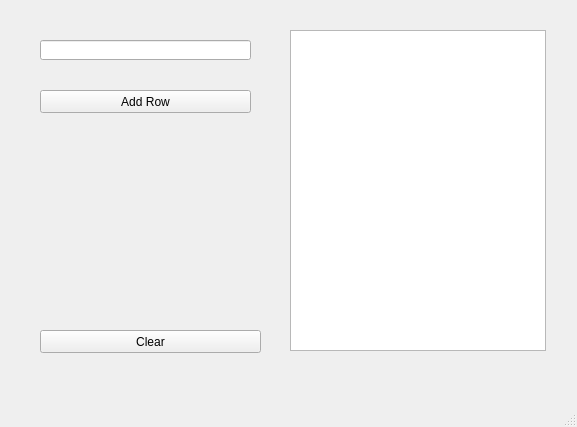
<?xml version="1.0" encoding="UTF-8"?>
<ui version="4.0">
 <class>ListaManager</class>
 <widget class="QMainWindow" name="ListaManager">
  <property name="geometry">
   <rect>
    <x>0</x>
    <y>0</y>
    <width>577</width>
    <height>427</height>
   </rect>
  </property>
  <property name="windowTitle">
   <string>MainWindow</string>
  </property>
  <widget class="QWidget" name="centralwidget">
   <widget class="QLineEdit" name="edit_add">
    <property name="geometry">
     <rect>
      <x>40</x>
      <y>40</y>
      <width>211</width>
      <height>20</height>
     </rect>
    </property>
   </widget>
   <widget class="QPushButton" name="pushButton">
    <property name="geometry">
     <rect>
      <x>40</x>
      <y>90</y>
      <width>211</width>
      <height>23</height>
     </rect>
    </property>
    <property name="text">
     <string>Add Row</string>
    </property>
   </widget>
   <widget class="QPushButton" name="Clear">
    <property name="geometry">
     <rect>
      <x>40</x>
      <y>330</y>
      <width>221</width>
      <height>23</height>
     </rect>
    </property>
    <property name="text">
     <string>Clear</string>
    </property>
   </widget>
   <widget class="QListWidget" name="listItems">
    <property name="geometry">
     <rect>
      <x>290</x>
      <y>30</y>
      <width>256</width>
      <height>321</height>
     </rect>
    </property>
   </widget>
  </widget>
  <widget class="QMenuBar" name="menubar">
   <property name="geometry">
    <rect>
     <x>0</x>
     <y>0</y>
     <width>577</width>
     <height>21</height>
    </rect>
   </property>
  </widget>
  <widget class="QStatusBar" name="statusbar"/>
 </widget>
 <resources/>
 <connections/>
</ui>
